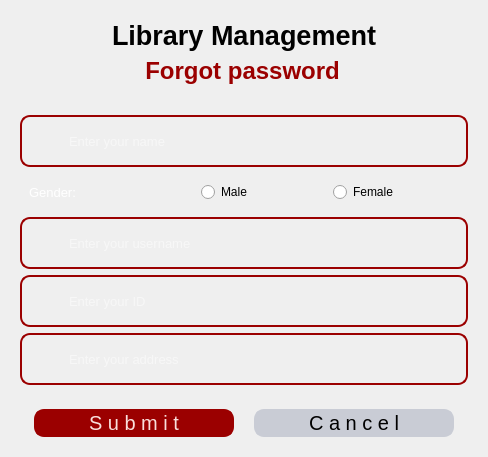
      <widget class="QWidget" name="page_2">
       <layout class="QVBoxLayout" name="verticalLayout_9">
        <item>
         <widget class="QWidget" name="widget_8" native="true">
          <layout class="QGridLayout" name="gridLayout_2">
           <item row="1" column="5">
            <spacer name="horizontalSpacer_13">
             <property name="orientation">
              <enum>Qt::Horizontal</enum>
             </property>
             <property name="sizeHint" stdset="0">
              <size>
               <width>40</width>
               <height>20</height>
              </size>
             </property>
            </spacer>
           </item>
           <item row="0" column="0" colspan="2">
            <spacer name="horizontalSpacer_10">
             <property name="orientation">
              <enum>Qt::Horizontal</enum>
             </property>
             <property name="sizeHint" stdset="0">
              <size>
               <width>40</width>
               <height>20</height>
              </size>
             </property>
            </spacer>
           </item>
           <item row="0" column="4" colspan="2">
            <spacer name="horizontalSpacer_11">
             <property name="orientation">
              <enum>Qt::Horizontal</enum>
             </property>
             <property name="sizeHint" stdset="0">
              <size>
               <width>40</width>
               <height>20</height>
              </size>
             </property>
            </spacer>
           </item>
           <item row="1" column="1">
            <spacer name="horizontalSpacer_14">
             <property name="orientation">
              <enum>Qt::Horizontal</enum>
             </property>
             <property name="sizeHint" stdset="0">
              <size>
               <width>40</width>
               <height>20</height>
              </size>
             </property>
            </spacer>
           </item>
           <item row="1" column="4">
            <spacer name="horizontalSpacer_15">
             <property name="orientation">
              <enum>Qt::Horizontal</enum>
             </property>
             <property name="sizeHint" stdset="0">
              <size>
               <width>40</width>
               <height>20</height>
              </size>
             </property>
            </spacer>
           </item>
           <item row="1" column="0">
            <spacer name="horizontalSpacer_12">
             <property name="orientation">
              <enum>Qt::Horizontal</enum>
             </property>
             <property name="sizeHint" stdset="0">
              <size>
               <width>40</width>
               <height>20</height>
              </size>
             </property>
            </spacer>
           </item>
           <item row="0" column="2" colspan="2">
            <widget class="QLabel" name="label_9">
             <property name="font">
              <font>
               <pointsize>20</pointsize>
               <weight>75</weight>
               <italic>false</italic>
               <bold>true</bold>
              </font>
             </property>
             <property name="styleSheet">
              <string notr="true">color: black</string>
             </property>
             <property name="text">
              <string>Library Management</string>
             </property>
            </widget>
           </item>
           <item row="1" column="2">
            <widget class="QLabel" name="label_18">
             <property name="font">
              <font>
               <pointsize>18</pointsize>
               <weight>75</weight>
               <bold>true</bold>
              </font>
             </property>
             <property name="styleSheet">
              <string notr="true">color: #9B0000</string>
             </property>
             <property name="text">
              <string>     Forgot password</string>
             </property>
            </widget>
           </item>
          </layout>
         </widget>
        </item>
        <item>
         <widget class="QWidget" name="widget_12" native="true">
          <widget class="QLabel" name="label_25">
           <property name="geometry">
            <rect>
             <x>10</x>
             <y>50</y>
             <width>351</width>
             <height>21</height>
            </rect>
           </property>
           <property name="minimumSize">
            <size>
             <width>350</width>
             <height>0</height>
            </size>
           </property>
           <property name="font">
            <font>
             <pointsize>11</pointsize>
             <italic>true</italic>
            </font>
           </property>
           <property name="styleSheet">
            <string notr="true">color: black</string>
           </property>
           <property name="text">
            <string>Fill in correctly your information to get your password.</string>
           </property>
          </widget>
          <widget class="QWidget" name="widget_13" native="true">
           <property name="geometry">
            <rect>
             <x>0</x>
             <y>0</y>
             <width>139</width>
             <height>42</height>
            </rect>
           </property>
           <layout class="QHBoxLayout" name="horizontalLayout_20">
            <item>
             <widget class="QLabel" name="label_26">
              <property name="text">
               <string/>
              </property>
              <property name="pixmap">
               <pixmap resource="Resource.qrc">:/WhiteIcons/Resource/White/alert-circle.svg</pixmap>
              </property>
             </widget>
            </item>
            <item>
             <widget class="QLabel" name="label_24">
              <property name="font">
               <font>
                <pointsize>13</pointsize>
                <weight>75</weight>
                <italic>false</italic>
                <bold>true</bold>
               </font>
              </property>
              <property name="styleSheet">
               <string notr="true">color: blue;</string>
              </property>
              <property name="text">
               <string>Instruction:</string>
              </property>
             </widget>
            </item>
           </layout>
          </widget>
         </widget>
        </item>
        <item>
         <widget class="QWidget" name="widget_9" native="true">
          <layout class="QVBoxLayout" name="verticalLayout_8">
           <item>
            <widget class="QFrame" name="frame_14">
             <property name="minimumSize">
              <size>
               <width>220</width>
               <height>0</height>
              </size>
             </property>
             <property name="maximumSize">
              <size>
               <width>500</width>
               <height>200</height>
              </size>
             </property>
             <property name="styleSheet">
              <string notr="true">#frame_14{
border-radius: 10px;
border: 2px solid #9B0000;
}</string>
             </property>
             <property name="frameShape">
              <enum>QFrame::StyledPanel</enum>
             </property>
             <property name="frameShadow">
              <enum>QFrame::Raised</enum>
             </property>
             <layout class="QHBoxLayout" name="horizontalLayout_15">
              <item>
               <widget class="QLabel" name="label_19">
                <property name="minimumSize">
                 <size>
                  <width>30</width>
                  <height>30</height>
                 </size>
                </property>
                <property name="maximumSize">
                 <size>
                  <width>30</width>
                  <height>30</height>
                 </size>
                </property>
                <property name="text">
                 <string/>
                </property>
                <property name="pixmap">
                 <pixmap resource="Resource.qrc">:/WhiteIcons/Resource/White/user.svg</pixmap>
                </property>
                <property name="scaledContents">
                 <bool>true</bool>
                </property>
               </widget>
              </item>
              <item>
               <widget class="QLineEdit" name="fullName_2">
                <property name="minimumSize">
                 <size>
                  <width>0</width>
                  <height>30</height>
                 </size>
                </property>
                <property name="font">
                 <font>
                  <pointsize>10</pointsize>
                 </font>
                </property>
                <property name="styleSheet">
                 <string notr="true">color: white;
background-color: transparent;
border: none</string>
                </property>
                <property name="placeholderText">
                 <string>Enter your name</string>
                </property>
               </widget>
              </item>
             </layout>
            </widget>
           </item>
           <item>
            <widget class="QWidget" name="widget_10" native="true">
             <layout class="QHBoxLayout" name="horizontalLayout_14">
              <item>
               <widget class="QLabel" name="label_27">
                <property name="font">
                 <font>
                  <pointsize>10</pointsize>
                 </font>
                </property>
                <property name="styleSheet">
                 <string notr="true">color: white;
background-color: transparent;
border: none</string>
                </property>
                <property name="text">
                 <string>Gender:</string>
                </property>
               </widget>
              </item>
              <item>
               <spacer name="horizontalSpacer_9">
                <property name="orientation">
                 <enum>Qt::Horizontal</enum>
                </property>
                <property name="sizeType">
                 <enum>QSizePolicy::Fixed</enum>
                </property>
                <property name="sizeHint" stdset="0">
                 <size>
                  <width>40</width>
                  <height>20</height>
                 </size>
                </property>
               </spacer>
              </item>
              <item>
               <widget class="QRadioButton" name="maleCheck_2">
                <property name="text">
                 <string>Male</string>
                </property>
               </widget>
              </item>
              <item>
               <widget class="QRadioButton" name="femaleCheck_2">
                <property name="text">
                 <string>Female</string>
                </property>
               </widget>
              </item>
             </layout>
            </widget>
           </item>
           <item>
            <widget class="QFrame" name="frame_18">
             <property name="minimumSize">
              <size>
               <width>250</width>
               <height>0</height>
              </size>
             </property>
             <property name="maximumSize">
              <size>
               <width>2000</width>
               <height>200</height>
              </size>
             </property>
             <property name="styleSheet">
              <string notr="true">#frame_18{
border-radius: 10px;
border: 2px solid #9B0000;
}</string>
             </property>
             <property name="frameShape">
              <enum>QFrame::StyledPanel</enum>
             </property>
             <property name="frameShadow">
              <enum>QFrame::Raised</enum>
             </property>
             <layout class="QHBoxLayout" name="horizontalLayout_19">
              <item>
               <widget class="QLabel" name="label_23">
                <property name="minimumSize">
                 <size>
                  <width>30</width>
                  <height>30</height>
                 </size>
                </property>
                <property name="maximumSize">
                 <size>
                  <width>30</width>
                  <height>30</height>
                 </size>
                </property>
                <property name="text">
                 <string/>
                </property>
                <property name="pixmap">
                 <pixmap resource="Resource.qrc">:/WhiteIcons/Resource/White/user.svg</pixmap>
                </property>
                <property name="scaledContents">
                 <bool>true</bool>
                </property>
               </widget>
              </item>
              <item>
               <widget class="QLineEdit" name="username_2">
                <property name="minimumSize">
                 <size>
                  <width>0</width>
                  <height>30</height>
                 </size>
                </property>
                <property name="font">
                 <font>
                  <pointsize>10</pointsize>
                 </font>
                </property>
                <property name="styleSheet">
                 <string notr="true">color: white;
background-color: transparent;
border: none</string>
                </property>
                <property name="placeholderText">
                 <string>Enter your username</string>
                </property>
               </widget>
              </item>
             </layout>
            </widget>
           </item>
           <item>
            <widget class="QFrame" name="frame_16">
             <property name="minimumSize">
              <size>
               <width>250</width>
               <height>0</height>
              </size>
             </property>
             <property name="maximumSize">
              <size>
               <width>2000</width>
               <height>200</height>
              </size>
             </property>
             <property name="styleSheet">
              <string notr="true">#frame_16{
border-radius: 10px;
border: 2px solid #9B0000;
}</string>
             </property>
             <property name="frameShape">
              <enum>QFrame::StyledPanel</enum>
             </property>
             <property name="frameShadow">
              <enum>QFrame::Raised</enum>
             </property>
             <layout class="QHBoxLayout" name="horizontalLayout_17">
              <item>
               <widget class="QLabel" name="label_21">
                <property name="minimumSize">
                 <size>
                  <width>30</width>
                  <height>30</height>
                 </size>
                </property>
                <property name="maximumSize">
                 <size>
                  <width>30</width>
                  <height>30</height>
                 </size>
                </property>
                <property name="styleSheet">
                 <string notr="true"/>
                </property>
                <property name="text">
                 <string/>
                </property>
                <property name="pixmap">
                 <pixmap resource="Resource.qrc">:/WhiteIcons/Resource/White/hash.svg</pixmap>
                </property>
                <property name="scaledContents">
                 <bool>true</bool>
                </property>
               </widget>
              </item>
              <item>
               <widget class="QLineEdit" name="id_2">
                <property name="minimumSize">
                 <size>
                  <width>0</width>
                  <height>30</height>
                 </size>
                </property>
                <property name="font">
                 <font>
                  <pointsize>10</pointsize>
                 </font>
                </property>
                <property name="styleSheet">
                 <string notr="true">color: white;
background-color: transparent;
border: none</string>
                </property>
                <property name="placeholderText">
                 <string>Enter your ID</string>
                </property>
               </widget>
              </item>
             </layout>
            </widget>
           </item>
           <item>
            <widget class="QFrame" name="frame_17">
             <property name="minimumSize">
              <size>
               <width>250</width>
               <height>0</height>
              </size>
             </property>
             <property name="maximumSize">
              <size>
               <width>2000</width>
               <height>200</height>
              </size>
             </property>
             <property name="styleSheet">
              <string notr="true">#frame_17{
border-radius: 10px;
border: 2px solid #9B0000;
}</string>
             </property>
             <property name="frameShape">
              <enum>QFrame::StyledPanel</enum>
             </property>
             <property name="frameShadow">
              <enum>QFrame::Raised</enum>
             </property>
             <layout class="QHBoxLayout" name="horizontalLayout_18">
              <item>
               <widget class="QLabel" name="label_22">
                <property name="minimumSize">
                 <size>
                  <width>30</width>
                  <height>30</height>
                 </size>
                </property>
                <property name="maximumSize">
                 <size>
                  <width>30</width>
                  <height>30</height>
                 </size>
                </property>
                <property name="styleSheet">
                 <string notr="true"/>
                </property>
                <property name="text">
                 <string/>
                </property>
                <property name="pixmap">
                 <pixmap resource="Resource.qrc">:/WhiteIcons/Resource/White/home.svg</pixmap>
                </property>
                <property name="scaledContents">
                 <bool>true</bool>
                </property>
               </widget>
              </item>
              <item>
               <widget class="QLineEdit" name="address_2">
                <property name="minimumSize">
                 <size>
                  <width>0</width>
                  <height>30</height>
                 </size>
                </property>
                <property name="font">
                 <font>
                  <pointsize>10</pointsize>
                 </font>
                </property>
                <property name="styleSheet">
                 <string notr="true">color: white;
background-color: transparent;
border: none</string>
                </property>
                <property name="placeholderText">
                 <string>Enter your address</string>
                </property>
               </widget>
              </item>
             </layout>
            </widget>
           </item>
          </layout>
         </widget>
        </item>
        <item>
         <widget class="QWidget" name="widget_11" native="true">
          <layout class="QHBoxLayout" name="horizontalLayout_22">
           <item>
            <widget class="QPushButton" name="pushButton_6">
             <property name="minimumSize">
              <size>
               <width>150</width>
               <height>0</height>
              </size>
             </property>
             <property name="maximumSize">
              <size>
               <width>200</width>
               <height>50</height>
              </size>
             </property>
             <property name="font">
              <font>
               <pointsize>15</pointsize>
               <weight>50</weight>
               <bold>false</bold>
              </font>
             </property>
             <property name="styleSheet">
              <string notr="true">QPushButton{
color:  #F9DFDC;
background-color: #9B0000;
border-radius: 10px;
border: 2px solid  #9B0000;
}

QPushButton:hover{
background-color: #CD1818;
cursor: pointer;
}</string>
             </property>
             <property name="text">
              <string>S u b m i t</string>
             </property>
            </widget>
           </item>
           <item>
            <widget class="QPushButton" name="pushButton_7">
             <property name="minimumSize">
              <size>
               <width>150</width>
               <height>0</height>
              </size>
             </property>
             <property name="maximumSize">
              <size>
               <width>200</width>
               <height>50</height>
              </size>
             </property>
             <property name="font">
              <font>
               <pointsize>15</pointsize>
               <weight>50</weight>
               <bold>false</bold>
              </font>
             </property>
             <property name="styleSheet">
              <string notr="true">QPushButton{
color: black;
background-color: #C9CCD5;
border-radius: 10px;
border: 2px solid  #C9CCD5;
}

QPushButton:hover{
background-color: #DDDDDD;
cursor: pointer;
}</string>
             </property>
             <property name="text">
              <string>C a n c e l</string>
             </property>
            </widget>
           </item>
          </layout>
         </widget>
        </item>
       </layout>
      </widget>
